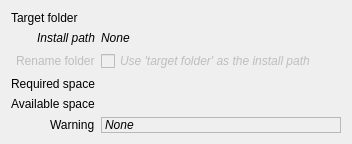
<?xml version="1.0" encoding="UTF-8"?>
<ui version="4.0">
 <class>MoveDialog</class>
 <widget class="QWidget" name="MoveDialog">
  <property name="geometry">
   <rect>
    <x>0</x>
    <y>0</y>
    <width>352</width>
    <height>126</height>
   </rect>
  </property>
  <property name="windowTitle">
   <string notr="true">MoveDialog</string>
  </property>
  <layout class="QFormLayout" name="main_layout">
   <property name="labelAlignment">
    <set>Qt::AlignmentFlag::AlignRight|Qt::AlignmentFlag::AlignTrailing|Qt::AlignmentFlag::AlignVCenter</set>
   </property>
   <item row="0" column="0">
    <widget class="QLabel" name="target_path_label">
     <property name="text">
      <string>Target folder</string>
     </property>
    </widget>
   </item>
   <item row="1" column="1">
    <widget class="QLabel" name="install_path_info">
     <property name="font">
      <font>
       <italic>true</italic>
      </font>
     </property>
     <property name="text">
      <string notr="true">None</string>
     </property>
    </widget>
   </item>
   <item row="1" column="0">
    <widget class="QLabel" name="install_path_label">
     <property name="font">
      <font>
       <italic>true</italic>
      </font>
     </property>
     <property name="text">
      <string>Install path</string>
     </property>
    </widget>
   </item>
   <item row="3" column="0">
    <widget class="QLabel" name="required_space_label">
     <property name="text">
      <string>Required space</string>
     </property>
    </widget>
   </item>
   <item row="4" column="0">
    <widget class="QLabel" name="available_space_label">
     <property name="text">
      <string>Available space</string>
     </property>
    </widget>
   </item>
   <item row="3" column="1">
    <widget class="QLabel" name="required_space_text">
     <property name="font">
      <font>
       <bold>true</bold>
      </font>
     </property>
     <property name="text">
      <string notr="true"/>
     </property>
    </widget>
   </item>
   <item row="4" column="1">
    <widget class="QLabel" name="available_space_text">
     <property name="font">
      <font>
       <bold>true</bold>
      </font>
     </property>
     <property name="text">
      <string notr="true"/>
     </property>
    </widget>
   </item>
   <item row="5" column="0">
    <widget class="QLabel" name="warning_label">
     <property name="text">
      <string>Warning</string>
     </property>
    </widget>
   </item>
   <item row="5" column="1">
    <widget class="QLabel" name="warning_text">
     <property name="font">
      <font>
       <italic>true</italic>
      </font>
     </property>
     <property name="frameShape">
      <enum>QFrame::Shape::StyledPanel</enum>
     </property>
     <property name="frameShadow">
      <enum>QFrame::Shadow::Sunken</enum>
     </property>
     <property name="text">
      <string notr="true">None</string>
     </property>
     <property name="wordWrap">
      <bool>true</bool>
     </property>
     <property name="textInteractionFlags">
      <set>Qt::TextInteractionFlag::LinksAccessibleByMouse|Qt::TextInteractionFlag::TextSelectableByMouse</set>
     </property>
    </widget>
   </item>
   <item row="2" column="1">
    <widget class="QCheckBox" name="rename_path_check">
     <property name="enabled">
      <bool>false</bool>
     </property>
     <property name="font">
      <font>
       <italic>true</italic>
      </font>
     </property>
     <property name="text">
      <string>Use 'target folder' as the install path</string>
     </property>
    </widget>
   </item>
   <item row="2" column="0">
    <widget class="QLabel" name="rename_path_label">
     <property name="enabled">
      <bool>false</bool>
     </property>
     <property name="text">
      <string>Rename folder</string>
     </property>
    </widget>
   </item>
  </layout>
 </widget>
 <resources/>
 <connections/>
</ui>
